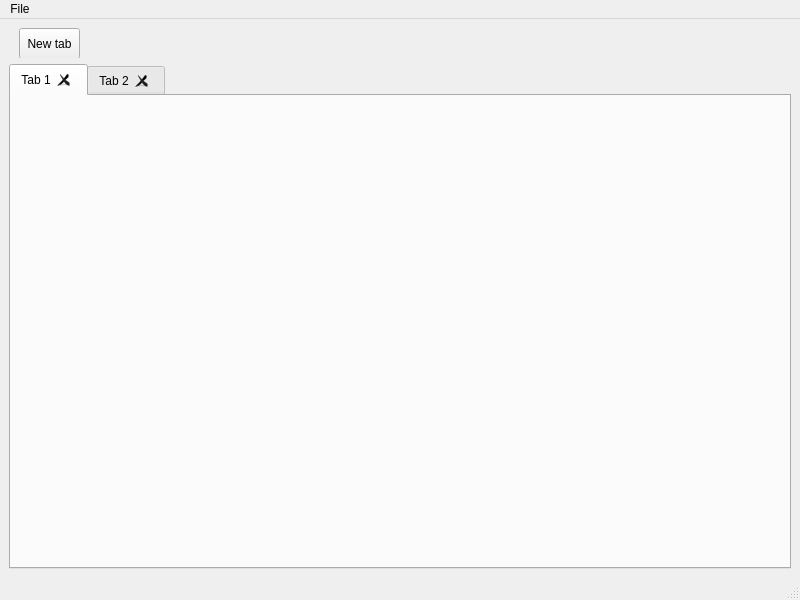
<?xml version="1.0" encoding="UTF-8"?>
<ui version="4.0">
 <class>MainWindow</class>
 <widget class="QMainWindow" name="MainWindow">
  <property name="geometry">
   <rect>
    <x>0</x>
    <y>0</y>
    <width>800</width>
    <height>600</height>
   </rect>
  </property>
  <property name="windowTitle">
   <string>MainWindow</string>
  </property>
  <widget class="QWidget" name="centralwidget">
   <layout class="QVBoxLayout" name="verticalLayout">
    <item>
     <widget class="QWidget" name="widget" native="true">
      <property name="sizePolicy">
       <sizepolicy hsizetype="Preferred" vsizetype="Fixed">
        <horstretch>0</horstretch>
        <verstretch>0</verstretch>
       </sizepolicy>
      </property>
      <property name="minimumSize">
       <size>
        <width>0</width>
        <height>30</height>
       </size>
      </property>
      <widget class="QToolButton" name="toolButton">
       <property name="geometry">
        <rect>
         <x>10</x>
         <y>0</y>
         <width>61</width>
         <height>31</height>
        </rect>
       </property>
       <property name="text">
        <string>New tab</string>
       </property>
      </widget>
     </widget>
    </item>
    <item>
     <widget class="QTabWidget" name="tabWidget">
      <property name="currentIndex">
       <number>0</number>
      </property>
      <property name="tabsClosable">
       <bool>true</bool>
      </property>
      <property name="movable">
       <bool>true</bool>
      </property>
      <widget class="QWidget" name="tab">
       <attribute name="title">
        <string>Tab 1</string>
       </attribute>
      </widget>
      <widget class="QWidget" name="tab_2">
       <attribute name="title">
        <string>Tab 2</string>
       </attribute>
      </widget>
     </widget>
    </item>
   </layout>
  </widget>
  <widget class="QMenuBar" name="menubar">
   <property name="geometry">
    <rect>
     <x>0</x>
     <y>0</y>
     <width>800</width>
     <height>26</height>
    </rect>
   </property>
   <widget class="QMenu" name="menuFile">
    <property name="title">
     <string>File</string>
    </property>
    <addaction name="action"/>
    <addaction name="action_2"/>
    <addaction name="actionOpen"/>
    <addaction name="actionSave_as"/>
    <addaction name="actionSave"/>
   </widget>
   <addaction name="menuFile"/>
  </widget>
  <widget class="QStatusBar" name="statusbar"/>
  <action name="action">
   <property name="icon">
    <iconset resource="resources.qrc">
     <normaloff>:/pic/images/new.png</normaloff>:/pic/images/new.png</iconset>
   </property>
   <property name="text">
    <string>New</string>
   </property>
   <property name="shortcut">
    <string>Ctrl+F1</string>
   </property>
  </action>
  <action name="action_2">
   <property name="icon">
    <iconset resource="resources.qrc">
     <normaloff>:/pic/images/exit.png</normaloff>:/pic/images/exit.png</iconset>
   </property>
   <property name="text">
    <string>Exit</string>
   </property>
   <property name="shortcut">
    <string>Ctrl+F2</string>
   </property>
  </action>
  <action name="actionOpen">
   <property name="icon">
    <iconset resource="resources.qrc">
     <normaloff>:/pic/images/open.png</normaloff>:/pic/images/open.png</iconset>
   </property>
   <property name="text">
    <string>Open</string>
   </property>
  </action>
  <action name="actionSave_as">
   <property name="icon">
    <iconset resource="resources.qrc">
     <normaloff>:/pic/images/save-as.png</normaloff>:/pic/images/save-as.png</iconset>
   </property>
   <property name="text">
    <string>Save as...</string>
   </property>
  </action>
  <action name="actionSave">
   <property name="icon">
    <iconset resource="resources.qrc">
     <normaloff>:/pic/images/save.png</normaloff>:/pic/images/save.png</iconset>
   </property>
   <property name="text">
    <string>Save</string>
   </property>
  </action>
 </widget>
 <resources>
  <include location="resources.qrc"/>
 </resources>
 <connections/>
</ui>
